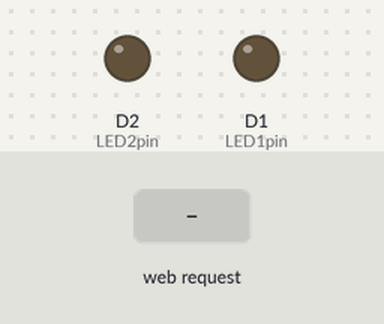
The sketch below on a simulated ESP8266 (NodeMCU). Shown: output pins drawn as LEDs (lit = HIGH). The test bench sets the inputs (shaded band). What the sketch prints to the serial monitor is not drawn.

Above: at 1.3 s.
1.4 s: HTTP request GET /led1on received
At 2.6 s:
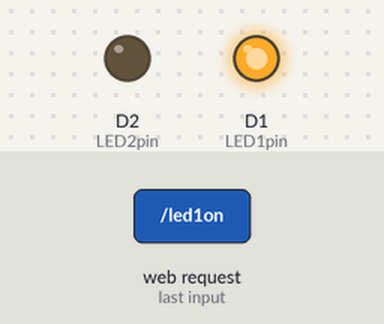
2.9 s: HTTP request GET /led2on received
At 3.7 s:
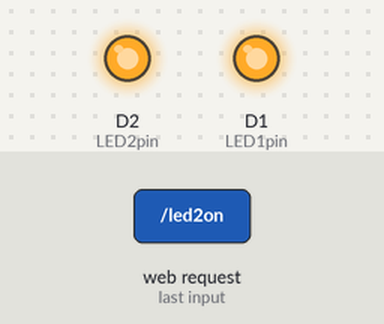
4.4 s: HTTP request GET /led1off received
At 4.8 s:
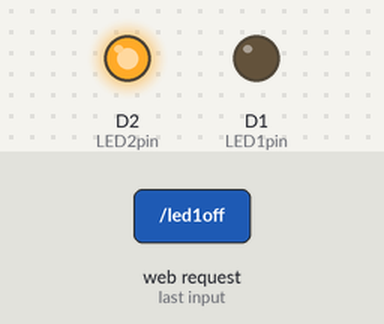
5.9 s: HTTP request GET / received
At 7.2 s:
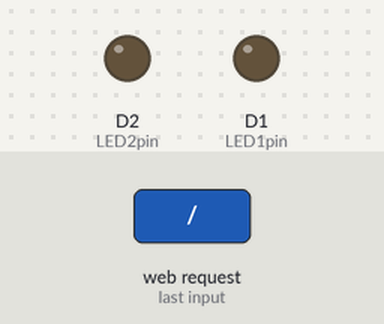
Timing chart, 0 to 8.4 s (numbered marks = the images above; inputs shaded):
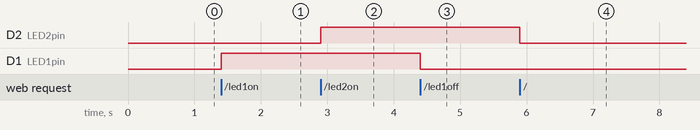

The sketch:

Final_Webserver_AP_Mode.ino
```cpp
#include <ESP8266WiFi.h>
#include <ESP8266WebServer.h>

/* Put your SSID & Password */
const char* ssid = "Arduino Webserver";  // Enter SSID here
const char* password = "12345678";  //Enter Password here

/* Set  IP Address details */
IPAddress local_ip(192,168,1,1);
IPAddress gateway(192,168,1,1);
IPAddress subnet(255,255,255,0);

ESP8266WebServer server(80);

uint8_t LED1pin = D1;
bool LED1 = LOW;

uint8_t LED2pin = D2;
bool LED2 = LOW;

void setup() {
  Serial.begin(115200);
  pinMode(LED1pin, OUTPUT);
  pinMode(LED2pin, OUTPUT);

  WiFi.softAP(ssid, password);
  WiFi.softAPConfig(local_ip, gateway, subnet);
  delay(100);

  server.on("/",OnConnect);
  server.on("/led1on",led1on);
  server.on("/led1off",led1off);
  server.on("/led2on",led2on);
  server.on("/led2off",led2off);
  server.onNotFound(NotFound);

  server.begin();
  Serial.println("HTTP server started");
  Serial.println(WiFi.localIP());
}

void loop() {
  server.handleClient();
  if(LED1)
    digitalWrite(LED1pin, HIGH);
  else
    digitalWrite(LED1pin, LOW);

  if(LED2)
    digitalWrite(LED2pin, HIGH);
  else
    digitalWrite(LED2pin, LOW);
}
```

functions.ino
```cpp
void update_status(){
  server.send(200, "text/html", SendHTML(LED1,LED2));  // we send HTML page alng with updated LED status.
}
void OnConnect() {
  LED1 = LOW;
  LED2 = LOW;
  update_status();
}

void led1on() {
  LED1 = HIGH;
  update_status();
}

void led1off() {
  LED1 = LOW;
  update_status();
}

void led2on() {
  LED2 = HIGH;
  update_status();
}

void led2off() {
  LED2 = LOW;
  update_status();
}

void NotFound(){
  server.send(404, "text/plain", "Not found");
}
```

htmlpage.ino
```cpp
String SendHTML(uint8_t led1stat,uint8_t led2stat){
  String ptr = "<!DOCTYPE html> <html>\n";
  ptr +="<head><meta name=\"viewport\" content=\"width=device-width, initial-scale=1.0, user-scalable=no\">\n";
  ptr +="<title>Device Control</title>\n";
  ptr +="<style>html { font-family: Arial; display: inline-block; margin: 0px auto; text-align: center;}\n";
  ptr +="body{margin-top: 50px;} h1 {color: #343444;margin: 50px auto 30px;} h3 {color: #434444;margin-bottom: 50px;}\n";

  ptr +=".button {display: block;width: 100px;background-color: #1abc9c;border:none;color: white;padding: 13px 30px;text-decoration: none;font-size: 25px;margin: 0px auto 35px;cursor: pointer;border-radius: 50%;}\n";
  ptr +=".button-on {background-color: #ff9900;}\n";
  ptr +=".button-on:active {background-color: #996633;}\n";
  ptr +=".button-off {background-color: #003399;}\n";
  ptr +=".button-off:active {background-color: #003366;}\n";

  ptr +="p {font-size: 14px;color: #888;margin-bottom: 10px;}\n";
  ptr +="</style>\n";
  ptr +="</head>\n";
  ptr +="<body>\n";
  ptr +="<h1>ESP8266 based Arduino Web Server</h1>\n";

  if(led1stat)
      ptr +="<p>Device1 Status: ON</p><a class=\"button button-off\" href=\"/led1off\">OFF</a>\n";
  else
      ptr +="<p>Device2 Status: OFF</p><a class=\"button button-on\" href=\"/led1on\">ON</a>\n";

  if(led2stat)
      ptr +="<p>LED2 Status: ON</p><a class=\"button button-off\" href=\"/led2off\">OFF</a>\n";
  else
      ptr +="<p>LED2 Status: OFF</p><a class=\"button button-on\" href=\"/led2on\">ON</a>\n";

  ptr +="</body>\n";
  ptr +="</html>\n";
  return ptr;
}
```

Measured:
- after the input at 1.4 s, D1 (LED1pin): LOW → HIGH at once
- after the input at 2.9 s, D2 (LED2pin): LOW → HIGH at once
- after the input at 4.4 s, D1 (LED1pin): HIGH → LOW at once
- after the input at 5.9 s, D2 (LED2pin): HIGH → LOW at once
